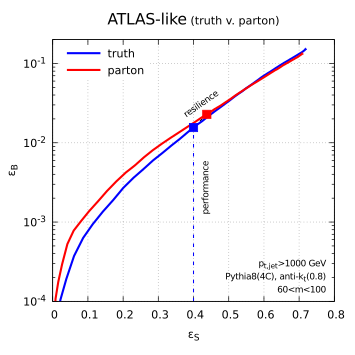

Generate this figure with gnuplot:
reset
set term pdfcairo enhanced size 9cm,9cm
set colors classic
set out 'default-rocs.pdf'

call 'defaults.gp'

R=default_R
pt=default_pt
levelref=default_levelref
levelalt=default_levelalt
level=levelref.'_'.levelalt

set xlabel '{/Symbol e}_S'
set xrange [0:0.8]

set ylabel '{/Symbol e}_B'
set yrange [0.0001:0.2]
set log y
set format y '10^{%T}'

set grid dt 3 lw 1

set label 101 '{/*0.8 p_{t,jet}>'.pt.' GeV}'         right at graph 0.97,0.15
set label 102 '{/*0.8 Pythia8(4C), anti-k_t('.R.')}' right at graph 0.97,0.10
set label 103 '{/*0.8 60<m<100}'                     right at graph 0.97,0.05

set key spacing 1.3
set key top left reverse Left

#------------------------------------------------------------------------
# ATLAS
set title '{/*1.4 ATLAS-like} ('.levelref.' v. '.levelalt.')'

m(level)=sprintf('< ../scripts/roc.sh ../res/lhc14-WW%s-pythia84C-%s-R'.R.'.ntuple.gz ../res/lhc14-dijets%s-pythia84C-%s-R'.R.'.ntuple.gz "%s" 0.0 %g %g "mass_%s>60.0" "mass_%s<100.0"',pt,level,pt,level,atlas_shape,atlas_vmax,atlas_dv,atlas_mass,atlas_mass)
eS1="0.4"
cut=system(sprintf('../scripts/get_cut.sh        ../res/lhc14-WW%s-pythia84C-%s-R'    .R.'.ntuple.gz "%s" 0.4 "mass_%s>60.0" "mass_%s<100.0"',pt,levelref,atlas_shape,atlas_mass,atlas_mass))
eB1=system(sprintf('../scripts/get_efficiency.sh ../res/lhc14-dijets%s-pythia84C-%s-R'.R.'.ntuple.gz  "mass_%s>60.0" "mass_%s<100.0" "%s<%s"',pt,levelref,atlas_mass,atlas_mass,atlas_shape,cut))
eS2=system(sprintf('../scripts/get_efficiency.sh ../res/lhc14-WW%s-pythia84C-%s-R'    .R.'.ntuple.gz  "mass_%s>60.0" "mass_%s<100.0" "%s<%s"',pt,levelalt,atlas_mass,atlas_mass,atlas_shape,cut))
eB2=system(sprintf('../scripts/get_efficiency.sh ../res/lhc14-dijets%s-pythia84C-%s-R'.R.'.ntuple.gz  "mass_%s>60.0" "mass_%s<100.0" "%s<%s"',pt,levelalt,atlas_mass,atlas_mass,atlas_shape,cut))

set arrow 1 from eS1+0.0,0.0001  to eS1+0.0,eB1+0.0 nohead dt 2 lw 1.5 lc 3
set arrow 2 from eS1+0.0,eB1+0.0 to eS2+0.0,eB2+0.0 nohead dt 2 lw 1.5 lc 7

set label 21 '{/*0.8 performance}'        at eS1+0.03,sqrt(0.0001*eB1)       rotate by 90
set label 22 '{/*0.8 resilience}'  center at 0.5*(eS1+eS2),1.7*sqrt(eB1*eB2) rotate by 35

print m(levelref)
plot m(levelref) u 1:2 w l dt 1 lw 3 lc 3 t levelref,\
     m(levelalt) u 1:2 w l dt 1 lw 3 lc 1 t levelalt,\
     '< echo "'.eS1.' '.eB1.'"' u 1:2 w p pt 5 ps 1 lc 3 not,\
     '< echo "'.eS2.' '.eB2.'"' u 1:2 w p pt 5 ps 1 lc 1 not

#------------------------------------------------------------------------
# CMS
set title '{/*1.4 CMS-like} ('.levelref.' v. '.levelalt.')'

m(level)=sprintf('< ../scripts/roc.sh ../res/lhc14-WW%s-pythia84C-%s-R'.R.'.ntuple.gz ../res/lhc14-dijets%s-pythia84C-%s-R'.R.'.ntuple.gz "%s" 0.0 %g %g "mass_%s>60.0" "mass_%s<100.0"',pt,level,pt,level,cms_shape,cms_vmax,cms_dv,cms_mass,cms_mass)
eS1="0.4"
cut=system(sprintf('../scripts/get_cut.sh        ../res/lhc14-WW%s-pythia84C-%s-R'    .R.'.ntuple.gz "%s" 0.4 "mass_%s>60.0" "mass_%s<100.0"',pt,levelref,cms_shape,cms_mass,cms_mass))
eB1=system(sprintf('../scripts/get_efficiency.sh ../res/lhc14-dijets%s-pythia84C-%s-R'.R.'.ntuple.gz  "mass_%s>60.0" "mass_%s<100.0" "%s<%s"',pt,levelref,cms_mass,cms_mass,cms_shape,cut))
eS2=system(sprintf('../scripts/get_efficiency.sh ../res/lhc14-WW%s-pythia84C-%s-R'    .R.'.ntuple.gz  "mass_%s>60.0" "mass_%s<100.0" "%s<%s"',pt,levelalt,cms_mass,cms_mass,cms_shape,cut))
eB2=system(sprintf('../scripts/get_efficiency.sh ../res/lhc14-dijets%s-pythia84C-%s-R'.R.'.ntuple.gz  "mass_%s>60.0" "mass_%s<100.0" "%s<%s"',pt,levelalt,cms_mass,cms_mass,cms_shape,cut))

set arrow 1 from eS1+0.0,0.0001  to eS1+0.0,eB1+0.0 nohead dt 2 lw 1.5 lc 3
set arrow 2 from eS1+0.0,eB1+0.0 to eS2+0.0,eB2+0.0 nohead dt 2 lw 1.5 lc 7

set label 21 '{/*0.8 performance}'        at eS1+0.03,sqrt(0.0001*eB1)       rotate by 90
set label 22 '{/*0.8 resilience}'  center at 0.5*(eS1+eS2),1.7*sqrt(eB1*eB2) rotate by 35

print m(levelref)
plot m(levelref) u 1:2 w l dt 1 lw 3 lc 3 t levelref,\
     m(levelalt) u 1:2 w l dt 1 lw 3 lc 1 t levelalt,\
     '< echo "'.eS1.' '.eB1.'"' u 1:2 w p pt 5 ps 1 lc 3 not,\
     '< echo "'.eS2.' '.eB2.'"' u 1:2 w p pt 5 ps 1 lc 1 not

#------------------------------------------------------------------------
# resilient
set title '{/*1.4 resilience-oriented} ('.levelref.' v. '.levelalt.')'

m(level)=sprintf('< ../scripts/roc.sh ../res/lhc14-WW%s-pythia84C-%s-R'.R.'.ntuple.gz ../res/lhc14-dijets%s-pythia84C-%s-R'.R.'.ntuple.gz "%s" 0.0 %g %g "mass_%s>60.0" "mass_%s<100.0"',pt,level,pt,level,resi_shape,resi_vmax,resi_dv,resi_mass,resi_mass)
eS1="0.4"
cut=system(sprintf('../scripts/get_cut.sh        ../res/lhc14-WW%s-pythia84C-%s-R'    .R.'.ntuple.gz "%s" 0.4 "mass_%s>60.0" "mass_%s<100.0"',pt,levelref,resi_shape,resi_mass,resi_mass))
eB1=system(sprintf('../scripts/get_efficiency.sh ../res/lhc14-dijets%s-pythia84C-%s-R'.R.'.ntuple.gz  "mass_%s>60.0" "mass_%s<100.0" "%s<%s"',pt,levelref,resi_mass,resi_mass,resi_shape,cut))
eS2=system(sprintf('../scripts/get_efficiency.sh ../res/lhc14-WW%s-pythia84C-%s-R'    .R.'.ntuple.gz  "mass_%s>60.0" "mass_%s<100.0" "%s<%s"',pt,levelalt,resi_mass,resi_mass,resi_shape,cut))
eB2=system(sprintf('../scripts/get_efficiency.sh ../res/lhc14-dijets%s-pythia84C-%s-R'.R.'.ntuple.gz  "mass_%s>60.0" "mass_%s<100.0" "%s<%s"',pt,levelalt,resi_mass,resi_mass,resi_shape,cut))

set arrow 1 from eS1+0.0,0.0001  to eS1+0.0,eB1+0.0 nohead dt 2 lw 1.5 lc 3
set arrow 2 from eS1+0.0,eB1+0.0 to eS2+0.0,eB2+0.0 nohead dt 2 lw 1.5 lc 7

set label 21 '{/*0.8 performance}'        at eS1+0.03,sqrt(0.0001*eB1)       rotate by 90
set label 22 '{/*0.8 resilience}'  center at 0.5*(eS1+eS2),1.7*sqrt(eB1*eB2) rotate by 35

print m(levelref)
plot m(levelref) u 1:2 w l dt 1 lw 3 lc 3 t levelref,\
     m(levelalt) u 1:2 w l dt 1 lw 3 lc 1 t levelalt,\
     '< echo "'.eS1.' '.eB1.'"' u 1:2 w p pt 5 ps 1 lc 3 not,\
     '< echo "'.eS2.' '.eB2.'"' u 1:2 w p pt 5 ps 1 lc 1 not

#------------------------------------------------------------------------
# performant
set title '{/*1.4 performance-oriented} ('.levelref.' v. '.levelalt.')'

m(level)=sprintf('< ../scripts/roc.sh ../res/lhc14-WW%s-pythia84C-%s-R'.R.'.ntuple.gz ../res/lhc14-dijets%s-pythia84C-%s-R'.R.'.ntuple.gz "%s" 0.0 %g %g "mass_%s>60.0" "mass_%s<100.0"',pt,level,pt,level,perf_shape,perf_vmax,perf_dv,perf_mass,perf_mass)
eS1="0.4"
cut=system(sprintf('../scripts/get_cut.sh        ../res/lhc14-WW%s-pythia84C-%s-R'    .R.'.ntuple.gz "%s" 0.4 "mass_%s>60.0" "mass_%s<100.0"',pt,levelref,perf_shape,perf_mass,perf_mass))
eB1=system(sprintf('../scripts/get_efficiency.sh ../res/lhc14-dijets%s-pythia84C-%s-R'.R.'.ntuple.gz  "mass_%s>60.0" "mass_%s<100.0" "%s<%s"',pt,levelref,perf_mass,perf_mass,perf_shape,cut))
eS2=system(sprintf('../scripts/get_efficiency.sh ../res/lhc14-WW%s-pythia84C-%s-R'    .R.'.ntuple.gz  "mass_%s>60.0" "mass_%s<100.0" "%s<%s"',pt,levelalt,perf_mass,perf_mass,perf_shape,cut))
eB2=system(sprintf('../scripts/get_efficiency.sh ../res/lhc14-dijets%s-pythia84C-%s-R'.R.'.ntuple.gz  "mass_%s>60.0" "mass_%s<100.0" "%s<%s"',pt,levelalt,perf_mass,perf_mass,perf_shape,cut))

set arrow 1 from eS1+0.0,0.0001  to eS1+0.0,eB1+0.0 nohead dt 2 lw 1.5 lc 3
set arrow 2 from eS1+0.0,eB1+0.0 to eS2+0.0,eB2+0.0 nohead dt 2 lw 1.5 lc 7

set label 21 '{/*0.8 performance}'        at eS1+0.03,sqrt(0.0001*eB1)       rotate by 90
set label 22 '{/*0.8 resilience}'  center at 0.5*(eS1+eS2),1.7*sqrt(eB1*eB2) rotate by 35

print m(levelref)
plot m(levelref) u 1:2 w l dt 1 lw 3 lc 3 t levelref,\
     m(levelalt) u 1:2 w l dt 1 lw 3 lc 1 t levelalt,\
     '< echo "'.eS1.' '.eB1.'"' u 1:2 w p pt 5 ps 1 lc 3 not,\
     '< echo "'.eS2.' '.eB2.'"' u 1:2 w p pt 5 ps 1 lc 1 not

set out
